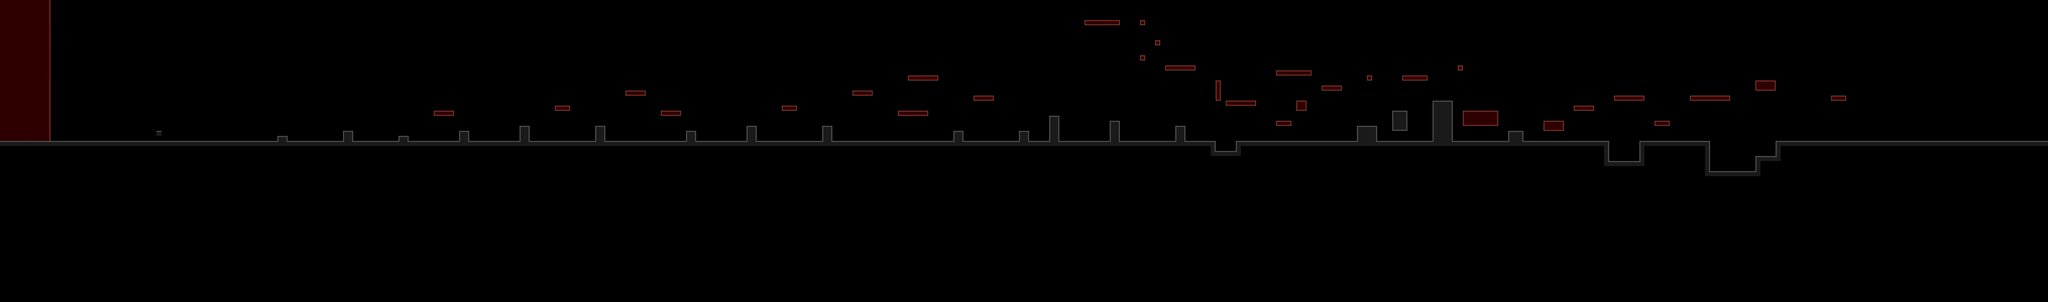

This game map was drawn from its Tiled (.tmx) file and the tilesets committed beside it. A one-line description and the trimmed map source follow:
An orthogonal 406x60 tile map with 32x32 px tiles, 1 tile layer (Level02), 4 tilesets and 81 objects (7x SpeedBoost, 2x QuestionMark, Player, Billy, George, ...).

<map version="1.0" orientation="orthogonal" width="406" height="60" tilewidth="32" tileheight="32">
 <properties>
  <property name="background-yOffset" value="7" />
 </properties>
 <tileset firstgid="1" name="BrickOutside" tilewidth="32" tileheight="32">
  <image source="../Recess_Race_0_2/Assets/Recess Root/Resources/tileSets/TileSet-BrickOutside.jpg" width="160" height="160" />
  <tile id="3">
   <properties>
    <property name="noCollision" value="" />
   </properties>
  </tile>
  <tile id="4">
   <properties>
    <property name="noCollision" value="" />
   </properties>
  </tile>
  <tile id="6">
   <properties>
    <property name="noCollision" value="" />
   </properties>
  </tile>
  <tile id="8">
   <properties>
    <property name="noCollision" value="" />
   </properties>
  </tile>
  <tile id="9">
   <properties>
    <property name="noCollision" value="" />
   </properties>
  </tile>
  <tile id="21">
   <properties>
    <property name="noCollision" value="" />
   </properties>
  </tile>
  <tile id="22">
   <properties>
    <property name="noCollision" value="" />
   </properties>
  </tile>
 </tileset>
 <tileset firstgid="26" name="TileSet-Pavement" tilewidth="32" tileheight="32">
  <image source="../Recess_Race_0_2/Assets/Recess Root/Resources/tileSets/TileSet-Pavement.jpg" width="160" height="160" />
  <tile id="3">
   <properties>
    <property name="noCollision" value="" />
   </properties>
  </tile>
  <tile id="4">
   <properties>
    <property name="noCollision" value="" />
   </properties>
  </tile>
  <tile id="6">
   <properties>
    <property name="noCollision" value="" />
   </properties>
  </tile>
  <tile id="8">
   <properties>
    <property name="noCollision" value="" />
   </properties>
  </tile>
  <tile id="9">
   <properties>
    <property name="noCollision" value="" />
   </properties>
  </tile>
  <tile id="21">
   <properties>
    <property name="noCollision" value="" />
   </properties>
  </tile>
  <tile id="22">
   <properties>
    <property name="noCollision" value="" />
   </properties>
  </tile>
 </tileset>
 <tileset firstgid="51" name="TileSet-BrickOutside" tilewidth="32" tileheight="32">
  <image source="../Recess_Race_0_2/Assets/Recess Root/Resources/tileSets/TileSet-BrickOutside.jpg" width="160" height="160" />
 </tileset>
 <tileset firstgid="76" name="TileSet-Pavement" tilewidth="32" tileheight="32">
  <image source="../Recess_Race_0_2/Assets/Recess Root/Resources/tileSets/TileSet-Pavement.jpg" width="160" height="160" />
 </tileset>
 <objectgroup color="#aaaa00" name="Garbages" width="406" height="60">
  <object x="2374" y="868" width="24" height="24" />
  <object x="2552" y="865" width="24" height="24" />
  <object x="3552" y="642" width="24" height="24" />
  <object x="3107" y="740" width="24" height="24" />
  <object x="3806" y="772" width="24" height="24" />
  <object x="4739" y="771" width="24" height="24" />
  <object x="2751" y="867" width="24" height="24" />
  <object x="4198" y="678" width="24" height="24" />
  <object x="5733" y="677" width="24" height="24" />
  <object x="1987" y="870" width="24" height="24" />
  <object x="4287" y="677" width="24" height="24" />
  <object x="4995" y="645" width="24" height="24" />
  <object x="5826" y="678" width="24" height="24" />
  <object x="6337" y="869" width="24" height="24" />
  <object x="6212" y="868" width="24" height="24" />
  <object x="6689" y="709" width="24" height="24" />
  <object x="7396" y="385" width="24" height="24" />
  <object x="7556" y="389" width="24" height="24" />
  <object x="7332" y="225" width="24" height="24" />
  <object x="6924" y="101" width="24" height="24" />
  <object x="7043" y="99" width="24" height="24" />
  <object x="7172" y="867" width="24" height="24" />
  <object x="7275" y="868" width="24" height="24" />
  <object x="7367" y="869" width="24" height="24" />
  <object x="7815" y="613" width="24" height="24" />
  <object x="7904" y="611" width="24" height="24" />
  <object x="8130" y="738" width="24" height="24" />
  <object x="7906" y="870" width="24" height="24" />
  <object x="8454" y="518" width="24" height="24" />
  <object x="8420" y="518" width="24" height="24" />
  <object x="9250" y="384" width="24" height="24" />
  <object x="8870" y="674" width="24" height="24" />
  <object x="9316" y="674" width="24" height="24" />
  <object x="9379" y="675" width="24" height="24" />
  <object x="9444" y="676" width="24" height="24" />
  <object x="9631" y="800" width="24" height="24" />
  <object x="9988" y="644" width="24" height="24" />
  <object x="10084" y="643" width="24" height="24" />
  <object x="10499" y="872" width="24" height="24" />
  <object x="10725" y="865" width="24" height="24" />
  <object x="10535" y="743" width="24" height="24" />
  <object x="10880" y="580" width="24" height="24" />
  <object x="11656" y="580" width="24" height="24" />
  <object x="11207" y="968" width="24" height="24" />
  <object x="11011" y="1059" width="24" height="24" />
  <object x="11523" y="869" width="24" height="24" />
  <object x="11717" y="868" width="24" height="24" />
 </objectgroup>
 <objectgroup color="#be0000" name="Waypoints" width="406" height="60">
  <object x="2752" y="160" width="66" height="60">
   <properties>
    <property name="id" value="1" />
   </properties>
  </object>
  <object x="4896" y="448" width="66" height="60">
   <properties>
    <property name="id" value="2" />
   </properties>
  </object>
  <object x="9774" y="471" width="66" height="60">
   <properties>
    <property name="id" value="4" />
   </properties>
  </object>
  <object x="6016" y="352" width="66" height="60">
   <properties>
    <property name="id" value="3" />
   </properties>
  </object>
  <object x="10784" y="320" width="66" height="60">
   <properties>
    <property name="id" value="5" />
   </properties>
  </object>
  <object x="11712" y="384" width="66" height="60">
   <properties>
    <property name="id" value="6" />
   </properties>
  </object>
 </objectgroup>
 <objectgroup color="#ff0000" name="SpeedBoosts" width="406" height="60">
  <object type="SpeedBoost" x="2816" y="672">
   <polygon points="0,0 24,18 0,27" />
  </object>
  <object type="SpeedBoost" x="4032" y="544">
   <polygon points="0,0 24,18 0,27" />
  </object>
  <object type="SpeedBoost" x="5856" y="448">
   <polygon points="0,0 24,18 0,27" />
  </object>
  <object type="SpeedBoost" x="7448" y="417">
   <polygon points="0,0 24,18 0,27" />
  </object>
  <object type="SpeedBoost" x="7456" y="384">
   <polygon points="0,0 24,18 0,27" />
  </object>
  <object type="SpeedBoost" x="10784" y="576">
   <polygon points="0,0 24,18 0,27" />
  </object>
  <object type="SpeedBoost" x="8192" y="416">
   <polygon points="0,0 24,18 0,27" />
  </object>
 </objectgroup>
 <objectgroup name="QuestionMarks" width="406" height="60">
  <object type="QuestionMark" x="3318" y="736">
   <polyline points="0,0 9,-9 18,-6 24,0 18,9 9,12 9,27" />
  </object>
  <object type="QuestionMark" x="9142" y="603">
   <polyline points="0,0 9,-9 18,-6 24,0 18,9 9,12 9,27" />
  </object>
 </objectgroup>
 <objectgroup color="#ffffff" name="AIPlateformRemove" width="406" height="60">
  <object x="3904" y="320" width="66" height="72">
   <ellipse />
  </object>
  <object x="4576" y="352" width="66" height="72">
   <ellipse />
  </object>
  <object x="7887" y="556" width="66" height="72">
   <ellipse />
  </object>
  <object x="7504" y="334" width="66" height="72">
   <ellipse />
  </object>
  </objectgroup>
 <objectgroup color="#ff0000" name="Positions" width="406" height="60">
  <!-- 6 objects omitted --></objectgroup>
 <objectgroup color="#55ffff" name="Fill" width="406" height="60" visible="0">
  <!-- 8 objects omitted --></objectgroup>
 <layer name="Level02" width="406" height="60">
  <data>[24360 cells, 995 non-empty, 27 distinct tile ids]</data>
 </layer>
</map>
<!-- 15 of 81 objects omitted -->
